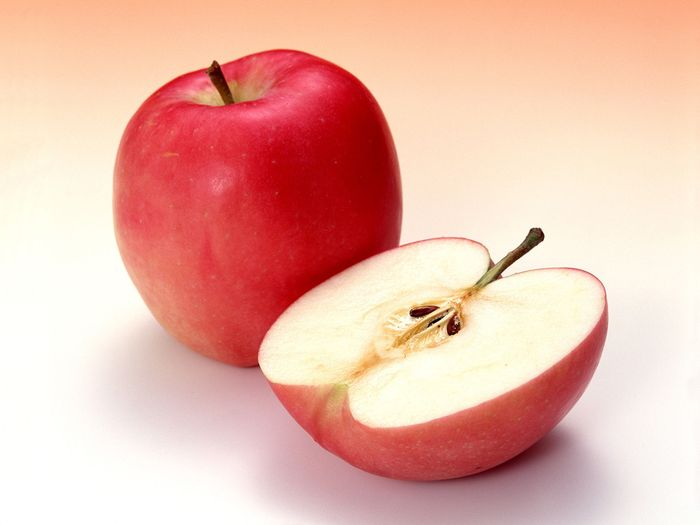
#> input picture apel.png, 700 x 525 px
$ python minggu3_rgb_to_grayscale.py
#> lines starting #> are read from the running program, lines starting #| are printed output that depends on the picture
import cv2
import numpy as np
import matplotlib.pyplot as plt

# Baca gambar
img_path = "apel.png"
img = cv2.imread(img_path)
#> img is the input picture: shape (525, 700, 3); mean B, G, R 170.1, 183.6, 234.6
b, g, r = cv2.split(img)  # Split channel
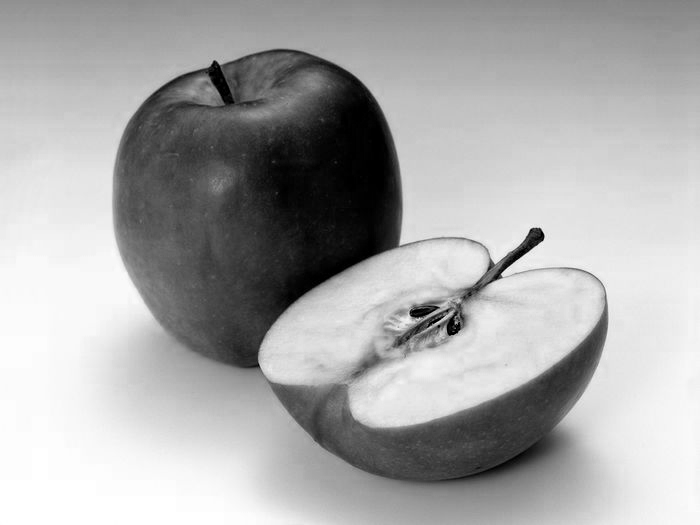
#> b: shape (525, 700); min 0, max 255, mean 170.1
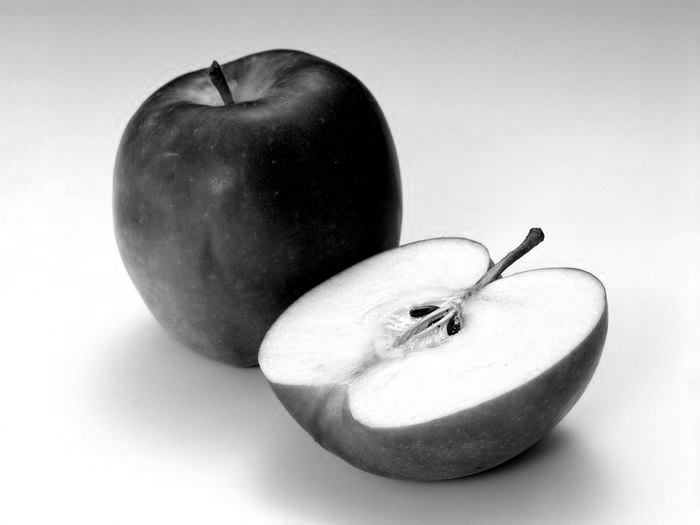
#> g: shape (525, 700); min 0, max 255, mean 183.6
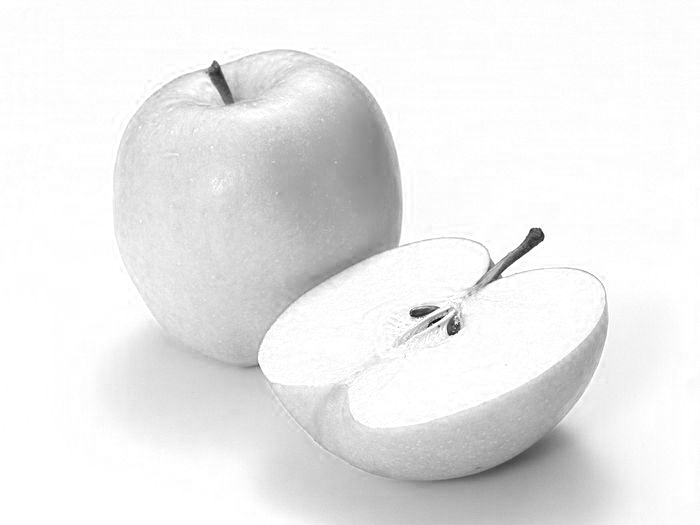
#> r: shape (525, 700); min 6, max 255, mean 234.6

# Grayscale: rata-rata
gray_avg = ((r.astype(np.float32) + g + b) / 3.0).astype(np.uint8)
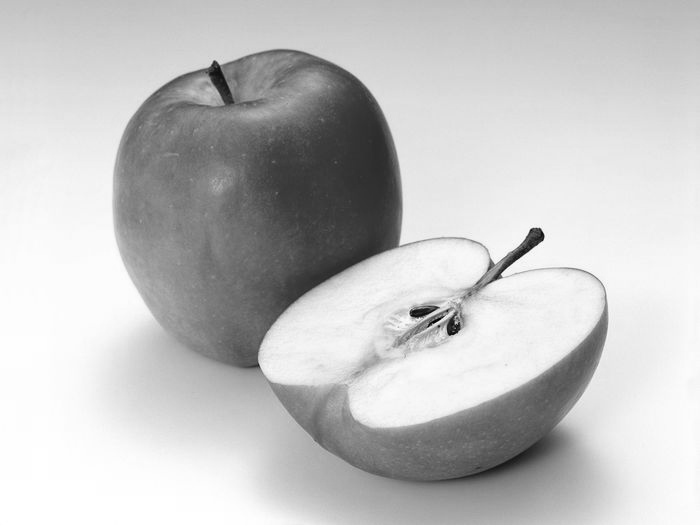
#> gray_avg: shape (525, 700); min 2, max 255, mean 195.8

# Grayscale: luminosity
gray_lum = (0.299 * r + 0.587 * g + 0.114 * b).astype(np.uint8)

# Fungsi untuk plotting histogram
def plot_histogram(image, color='k', title='Histogram'):
    plt.hist(image.ravel(), bins=256, range=(0, 256), color=color, alpha=0.7)
    plt.title(title)
    plt.xlabel("Pixel Intensity")
    plt.ylabel("Frequency")

# Plot hasil
plt.figure(figsize=(15, 12))

# 1. Citra asli
plt.subplot(3, 4, 1)
plt.imshow(cv2.cvtColor(img, cv2.COLOR_BGR2RGB))
plt.title("Citra Asli")
plt.axis("off")

plt.subplot(3, 4, 2)
plot_histogram(img, color='k', title="Histogram Citra Asli")

# 2. Channel R
plt.subplot(3, 4, 3)
plt.imshow(r, cmap='Reds')
plt.title("Channel R")
plt.axis("off")

plt.subplot(3, 4, 4)
plot_histogram(r, color='r', title="Histogram R")

# 3. Channel G
plt.subplot(3, 4, 5)
plt.imshow(g, cmap='Greens')
plt.title("Channel G")
plt.axis("off")

plt.subplot(3, 4, 6)
plot_histogram(g, color='g', title="Histogram G")

# 4. Channel B
plt.subplot(3, 4, 7)
plt.imshow(b, cmap='Blues')
plt.title("Channel B")
plt.axis("off")

plt.subplot(3, 4, 8)
plot_histogram(b, color='b', title="Histogram B")

# 5. Grayscale Average
plt.subplot(3, 4, 9)
plt.imshow(gray_avg, cmap='gray')
plt.title("Grayscale (Average)")
plt.axis("off")

plt.subplot(3, 4, 10)
plot_histogram(gray_avg, color='gray', title="Histogram Grayscale (Average)")

# 6. Grayscale Luminosity
plt.subplot(3, 4, 11)
plt.imshow(gray_lum, cmap='gray')
plt.title("Grayscale (Luminosity)")
plt.axis("off")

plt.subplot(3, 4, 12)
plot_histogram(gray_lum, color='gray', title="Histogram Grayscale (Luminosity)")

plt.tight_layout()
plt.show()
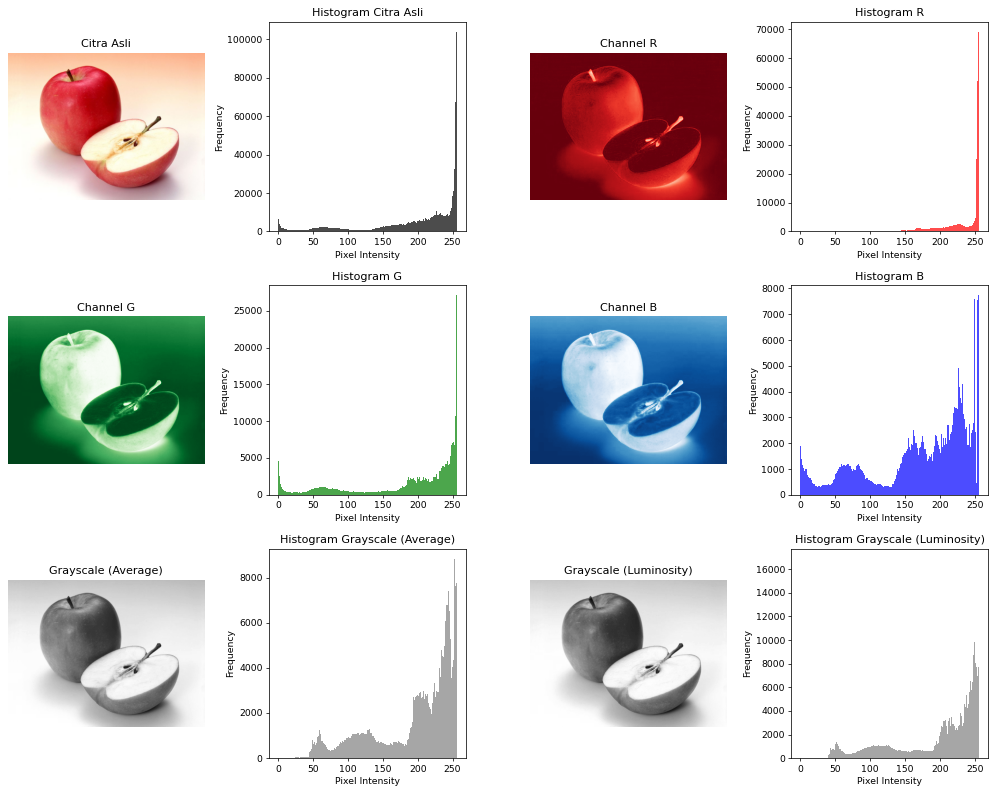
#> figure drawn by matplotlib, 12 panels; panel 2: tallest bar 103909 high, from x = 255 to 256; panel 4: tallest bar 69059 high, from x = 255 to 256; panel 6: tallest bar 27110 high, from x = 255 to 256; panel 8: tallest bar 7740 high, from x = 255 to 256
